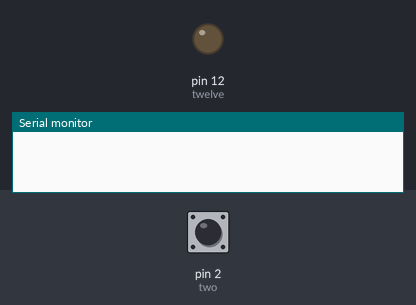
The sketch below on a simulated Arduino Uno, built with avr-gcc and run on an emulated ATmega328P. On the bench: output pins drawn as LEDs (lit = HIGH), the last lines printed to the serial monitor. The inputs (shaded band) are chosen by the test bench; at power-on: pin 2 (two) HIGH.

Above: at 1.2 s.
1.3 s: pin 2 (two) pulled LOW for 0.15 s
At 1.37 s:
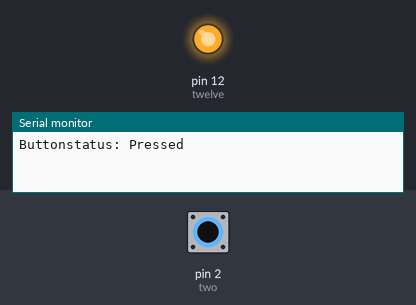
2.9 s: pin 2 (two) pulled LOW for 3.2 s
At 6.8 s:
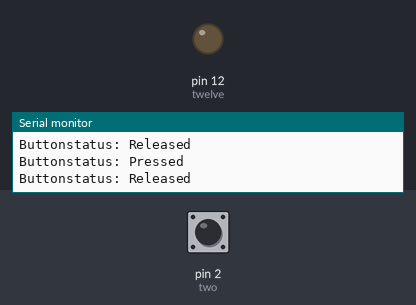
Timing chart, 0 to 8.3 s (numbered marks = the images above; inputs shaded):
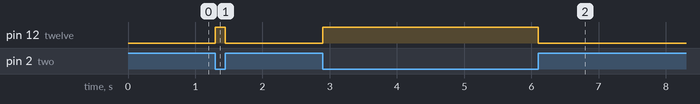

Measured:
- after the input at 1.3 s, pin 12 (twelve): LOW → HIGH at once, → LOW 0.15 s later
- after the input at 2.9 s, pin 12 (twelve): LOW → HIGH at once, → LOW 3.2 s later

The sketch:

6.1Next.ino
```cpp
int two = 2;
int twelve =12;
bool buttonStatus;
int ButtonWas;
void setup() {
// put your setup code here, to run once:
Serial.begin(9600);
pinMode(2,  INPUT_PULLUP);
pinMode(12, OUTPUT);
int ButtonWas = LOW;/////////HIGH is it was and is pressed
digitalWrite(twelve,LOW);
}

void loop() {
// put your main code here, to run repeatedly:
    if((ButtonWas == HIGH)&&(digitalRead(two) == HIGH)){
        Serial.println("Buttonstatus: Released ");
        digitalWrite(twelve,LOW);
        ButtonWas = LOW;
    }
    else if((ButtonWas == LOW)&&(digitalRead(two) == LOW)){
        Serial.println("Buttonstatus: Pressed ");
        digitalWrite(twelve,HIGH);
        ButtonWas = HIGH;
    }
}
```
